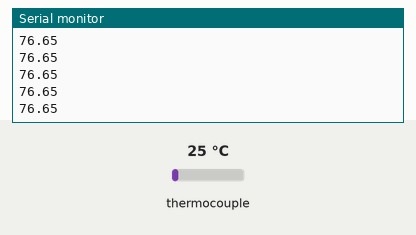
This sketch was run on a simulated Arduino Uno, built with avr-gcc and run on an emulated ATmega328P. Shown: the last lines printed to the serial monitor. Inputs (shaded band) come from the test bench; at power-on: thermocouple 25 °C.

Above: at 1.2 s.
1.3 s: thermocouple set to 6 °C
At 1.5 s:
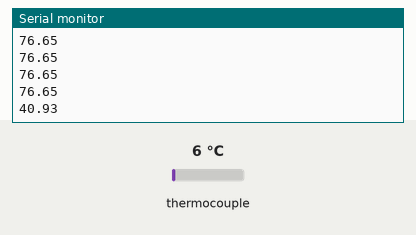
2.8 s: thermocouple set to 12 °C
At 2.86 s:
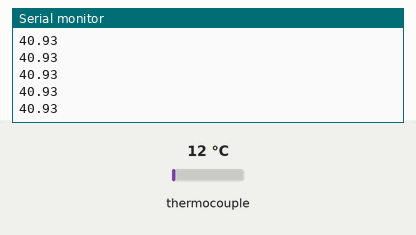
Timing chart, 0 to 5.8 s (numbered marks = the images above; inputs shaded):
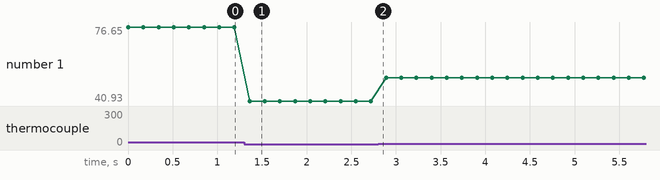

The sketch:

Temperature_Read.ino
```cpp
/*****************************************************************************************************
  This reads the temperature and returns the value.
******************************************************************************************************/

/*****************
    Libraries
******************/
// Include the libraries needed
#include <SPI.h>
#include <Adafruit_MAX31855.h>

/*********************************************************
    Thermocouple pin and calibration value definitions
**********************************************************/
// Software SPI for thermcouple. This defines which pins connect from the Arduino to the MAX31855.
#define MAXDO   6
#define MAXCS   7
#define MAXCLK  9

// Calibration for thermocouple
// Define altitude in feet
#define altitude 950

//Define temperature readings and actual temperatures
#define RawLowF 34.25
#define RawLowC 0.50
#define RawHighF 206.60
#define RawHighC 96.00
#define RawRangeF 172.35
#define RawRangeC 95.50
#define RefLowF 32.0
#define RefLowC 0.0
#define RefHighF 212.0
#define RefHighC 100.0
#define RefRangeF 180.0
#define RefRangeC 100.0

/***************************
  Define Global Variables
****************************/
double initialTemp;


/************************
      Initialization
*************************/
// Initializing devices
// Thermocouple
Adafruit_MAX31855 thermocouple(MAXCLK, MAXCS, MAXDO);


/******************************
   Get Median Method
 ******************************/
/*
double GetMedian(array inputArray) {
    // Create an empty array which will be ordered
    double orderedArray[sizeof(inputArray)];
    unsigned int arrLength = 0;

    // Create temporary variables and arrays used
    double min;
    double array[si

    while (arrLength < (sizeof(inputArray) + 1)) {
        double tempArray[(sizeof(inputArray) + 1) - arrLength];

    }
 }
 */

/******************************
   Temperature Read Method
 ******************************/
double GetTemp(char tempUnit, bool isCorrectedTemp = true) {
    // Defines c and f as a decimal digit
    double c = thermocouple.readCelsius();
    double f = thermocouple.readFahrenheit();

    // Create variable to hold the current temperature
    double currentTemp;

    // Determine unit to output
    // Celsius
    if (tempUnit == 'C') {
        // Corrected temperature output
        if (isCorrectedTemp) {
            currentTemp = double((((c - RawLowC) * RefRangeC) / RawRangeC) + RefLowC);
        }
        // Raw temperature output
        else if (!isCorrectedTemp) {
            currentTemp = c;
        }
    }
    // Fahrenheit
    else if (tempUnit == 'F') {
        // Corrected temperature output
        if (isCorrectedTemp) {
            currentTemp = double((((f - RawLowF) * RefRangeF) / RawRangeF) + RefLowF);
        }
        // Raw temperature output
        else if (!isCorrectedTemp) {
            currentTemp = f;
        }
    }

    return currentTemp;
}


/******************************
   Setup Method
 ******************************/
void setup() {
    // Open port at specified baud rate.
    Serial.begin(9600);

    // Create an array to hold five temperature readings
    // to calculate the median and set an initial
    // reading.
    double tempArray[5];
    unsigned int arrLength = 0;

    /* Will be used once median function is ready
    while (arrLength < 5) {
        tempArray[arrLength++] = GetTemp('F');
    }
    */

    while (!Serial) {
        delay(0500);   // half of a second
    }

    initialTemp = GetTemp('F');

}


/******************************
        Looping Method
*******************************/
void loop() {
    // Create a set local variables
    double previousTemp = initialTemp;
    double marginOfError = 0.50;
    double minAcceptableTemp;
    double maxAcceptableTemp;

    // Validation to ensure output temperature is not error
    while (Serial) {
      // Set minimum and maximum acceptable values
      if (previousTemp < 0) {
          minAcceptableTemp = previousTemp + (previousTemp * marginOfError);
          maxAcceptableTemp = previousTemp - (previousTemp * marginOfError);
      }
      else {
          minAcceptableTemp = previousTemp - (previousTemp * marginOfError);
          maxAcceptableTemp = previousTemp + (previousTemp * marginOfError);
      }

      // Collect temperature at the moment
      double currentTemp = GetTemp('F');

      // Compare current temperature to previous temperature
      if (currentTemp < minAcceptableTemp || currentTemp > maxAcceptableTemp) {
          Serial.println(previousTemp);
      }
      else {
          Serial.println(currentTemp);
          previousTemp = currentTemp;
      }

      // Delay avoids partial temperature readings from being returned,
      // and causing errors. For example, without it, the temperature
      // 85.11 may be the temperature, and the next temperature reading
      // will display 11.00.
      delay(0250);    // quarter of a second
    }
}
```

Measured:
- after the input at 1.3 s, the serial monitor: prints a new line after 0.06 s (image 1)
- plotted number 1: 76.65 → 40.93 after the input at 1.3 s, 40.93 → 52.21 after the input at 2.8 s
